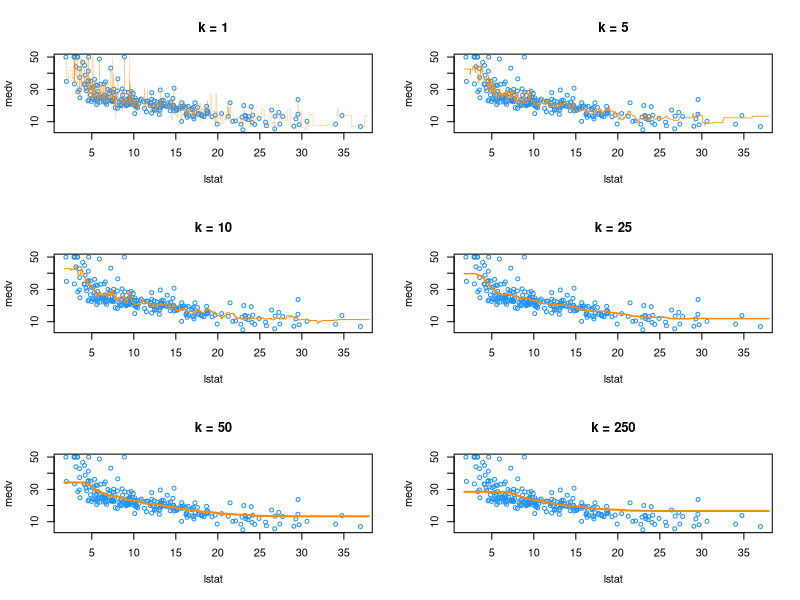
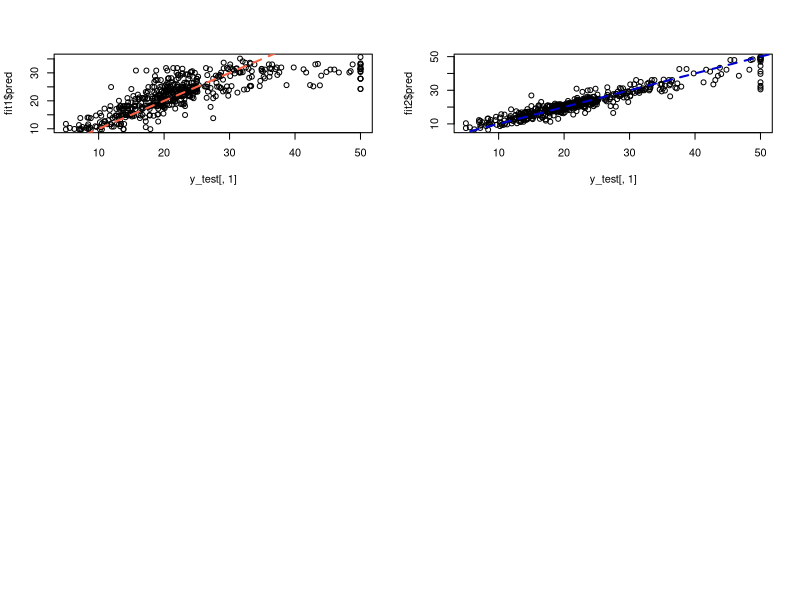

Here is the R script that generated these plots, in order:
## ---- chunk 1
library(MASS)      # This package contains the dataset
head(Boston)
dim(Boston)
## ---- chunk 2
set.seed(123)
train_index <- sample(1:nrow(Boston), size = 253)
train_data  <- Boston[train_index, ]
test_data   <- Boston[-train_index, ]
## ---- chunk 3
X_train <- Boston["lstat"]
X_test  <- Boston["lstat"]
y_train <- Boston["medv"]
y_test  <- Boston["medv"]
## ---- chunk 4
X_train_min <- min(X_train)
X_train_max <- max(X_train)
x_grid <- data.frame(lstat = seq(from=X_train_min, to=X_train_max, by = 0.01))
head(x_grid)
tail(x_grid)
## ---- chunk 5
library(FNN)
pred_001 <- knn.reg(train = X_train, test = x_grid, y = y_train, k = 1)
pred_005 <- knn.reg(train = X_train, test = x_grid, y = y_train, k = 5)
pred_010 <- knn.reg(train = X_train, test = x_grid, y = y_train, k = 10)
pred_050 <- knn.reg(train = X_train, test = x_grid, y = y_train, k = 50)
pred_100 <- knn.reg(train = X_train, test = x_grid, y = y_train, k = 100)
pred_250 <- knn.reg(train = X_train, test = x_grid, y = y_train, k = 250)
## ---- chunk 6
par(mfrow = c(3, 2))

plot(medv ~ lstat, data = train_data, cex = .8, col = "dodgerblue", main = "k = 1")
lines(x_grid$lstat, pred_001$pred, col = "darkorange", lwd = 0.25)

plot(medv ~ lstat, data = train_data, cex = .8, col = "dodgerblue", main = "k = 5")
lines(x_grid$lstat, pred_005$pred, col = "darkorange", lwd = 0.75)

plot(medv ~ lstat, data = train_data, cex = .8, col = "dodgerblue", main = "k = 10")
lines(x_grid$lstat, pred_010$pred, col = "darkorange", lwd = 1)

plot(medv ~ lstat, data = train_data, cex = .8, col = "dodgerblue", main = "k = 25")
lines(x_grid$lstat, pred_050$pred, col = "darkorange", lwd = 1.5)

plot(medv ~ lstat, data = train_data, cex = .8, col = "dodgerblue", main = "k = 50")
lines(x_grid$lstat, pred_100$pred, col = "darkorange", lwd = 2)

plot(medv ~ lstat, data = train_data, cex = .8, col = "dodgerblue", main = "k = 250")
lines(x_grid$lstat, pred_250$pred, col = "darkorange", lwd = 2)
## ---- chunk 7
rmse = function(actual, predicted) {
  sqrt(mean((actual - predicted) ^ 2))
}
## ---- chunk 8
# define helper function for getting knn.reg predictions
# note: this function is highly specific to this situation and dataset
make_knn_pred = function(k = 1, training, predicting) {
  pred = FNN::knn.reg(train = training["lstat"],
                      test = predicting["lstat"],
                      y = training$medv, k = k)$pred
  act  = predicting$medv
  rmse(predicted = pred, actual = act)
}
## ---- chunk 9
# define values of k to evaluate
k = c(1, 5, 10, 25, 50, 250)
## ---- chunk 10
# get requested train RMSEs
knn_trn_rmse = sapply(k, make_knn_pred,
                      training = train_data,
                      predicting = train_data)
# get requested test RMSEs
knn_tst_rmse = sapply(k, make_knn_pred,
                      training = train_data,
                      predicting = test_data)

# determine "best" k
best_k = k[which.min(knn_tst_rmse)]

# find overfitting, underfitting, and "best"" k
fit_status = ifelse(k < best_k, "Over", ifelse(k == best_k, "Best", "Under"))
## ---- chunk 11
# summarize results
knn_results = data.frame(
  k,
  round(knn_trn_rmse, 2),
  round(knn_tst_rmse, 2),
  fit_status
)
colnames(knn_results) = c("k", "Train RMSE", "Test RMSE", "Fit?")

# display results
knitr::kable(knn_results, escape = FALSE, booktabs = TRUE)
## ---- chunk 12
library(MASS)

set.seed(123)
train_index <- sample(1:nrow(Boston), size = 250)
train_data  <- Boston[train_index, ]
test_data   <- Boston[-train_index, ]

X_train <- Boston[, c("lstat", "rm", "dis", "tax", "ptratio")]
X_test  <- Boston[, c("lstat", "rm", "dis", "tax", "ptratio")]
y_train <- Boston["medv"]
y_test  <- Boston["medv"]

head(X_train)
## ---- chunk 13
fit1 <- knn.reg(train = X_train, test = X_test, y = y_train, k = 25)
## ---- chunk 14
plot(x=y_test[, 1], y=fit1$pred)
abline(a=0, b=1, col="tomato", lty="dashed", lwd=2)

cor(x=y_test[, 1], y=fit1$pred)

rmse = function(actual, predicted) {
  sqrt(mean((actual - predicted) ^ 2))
}

rmse(actual=y_test[, 1], predicted=fit1$pred)
## ---- chunk 15
X_train <- scale(X_train)
X_test  <- scale(X_test)

head(X_train)

fit2 <- knn.reg(train = X_train, test = X_test, y = y_train, k = 5)

plot(x=y_test[, 1], y=fit2$pred)
abline(a=0, b=1, col="blue3", lty="dashed", lwd=2)

cor(x=y_test[, 1], y=fit2$pred)

rmse = function(actual, predicted) {
  sqrt(mean((actual - predicted) ^ 2))
}

rmse(actual=y_test[, 1], predicted=fit2$pred)
